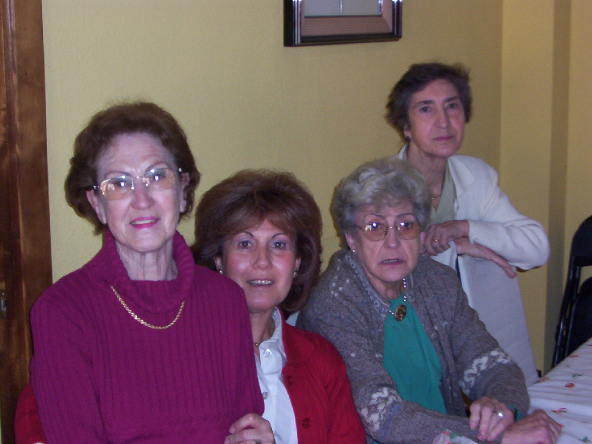
#> input picture images/meeting.JPG, 1184 x 888 px, found by its file name (shown at 1/2 size)
$ jupyter execute --allow-errors 'Face Key Points detection with CNN and GPU.ipynb'
#> lines starting #> are read from the running program, lines starting #| are printed output that depends on the picture
# DETECTION OF KEY POINTS ON THE FACE

### Introcution
This notewook show the process to creatre a Convolutional Neural Network, wich detect the key point to a face image. To create the CNN I am using Pytorch.

### Image database
This set of image data has been extracted from the [YouTube Faces Dataset](https://www.cs.tau.ac.il/~wolf/ytfaces/), which includes videos of people in YouTube videos. These videos have been fed through some processing steps and turned into sets of image frames containing one face and the associated keypoints. In this case the whole database is in a zip folder and we extract the files without unzipping the zip file.

## Start the process

Import the libraries

[cell 1]
import pandas as pd
import numpy as np
from zipfile import ZipFile
import cv2
import matplotlib.image as mpimg
import matplotlib.pyplot as plt

import torch
from torch.utils.data import DataLoader
from tqdm.auto import tqdm
import torch.nn as nn
import torch.nn.functional as F

Import CSV files with images key points and name

#> (a cell that did not finish here is left out)

Examples to images and her key points

#> (a cell that did not finish here is left out)

This CNN will detect the face key poits to only 1 person, for this reason we will train the model before detect the face with Haar Cascade classifiers.

## Detect the faces in an image

Next, you'll use one of OpenCV's pre-trained Haar Cascade classifiers, all of which can be found in the `detector_architectures/` directory, to find any faces in your selected image.

In the code below, we loop over each face in the original image and draw a red square on each face (in a copy of the original image, so as not to modify the original). You can even [add eye detections](https://docs.opencv.org/3.4.1/d7/d8b/tutorial_py_face_detection.html) as an *optional* exercise in using Haar detectors.

An example of face detection on a variety of images is shown below.

The functions that was used to tranform the face images to arrays [1,224,224]

[cell 4]
face_cascade = cv2.CascadeClassifier('detector_architectures/haarcascade_frontalface_default.xml')

##Haar Cascade function
# [93 lines left out: functions cascade_modify1, resize, normalize, RandomCrop, not called in this run]

### Create the treining and test Dataset with the images and her key points

[cell 5]
#Test DS
images_training = []
points = []
cont_im = 0
#> (the rest of this cell did not finish here and is left out)

[cell 6]
#Test DS
images_test = []
points = []
cont_im = 0
#> (the rest of this cell did not finish here and is left out)

Now we need to transform the datasets into a format compatible with the pytorch neural network, and separate the training dataset into batches.

[cell 7]
def DFtoDS(df, batch_size):
    DS = DS_training = DataLoader(df,batch_size=batch_size,shuffle=True)
    return DS

 ## Create the Convolutional Nural Network architecture

[cell 8]
#import torch.nn.init as I

class CNN(nn.Module):

    def __init__(self):
        super(CNN, self).__init__()

        #Convolutional layers
        self.conv1 = nn.Conv2d(1, 20, 5)
        self.conv2 = nn.Conv2d(20, 80, 5)
        self.conv3 = nn.Conv2d(80, 190, 3)
        self.conv4 = nn.Conv2d(190, 400, 3)

        #####  maxpooling layers #####
        self.maxp1 = nn.MaxPool2d(2, 2)
        self.maxp3 = nn.MaxPool2d(3, 3)
        self.maxp5 = nn.MaxPool2d(5, 5)

        ##### Linear Layer #####
        self.linear1 = nn.Linear(25600, 5000)
        self.linear2 = nn.Linear(5000, 136)

        ##### Drop out layer #####
        self.drop1 = nn.Dropout(p=0.3)

        ##### BatchNorm layer #####
        self.Batch1 = nn.BatchNorm2d(20)
        self.Batch2 = nn.BatchNorm2d(80)
        self.Batch3 = nn.BatchNorm2d(190)
        self.Batch4 = nn.BatchNorm2d(400)


    # [29 lines left out: function forward, not called in this run]
'''
arr_t = torch.randn(1,1,224,224)
net = Net()
res_t = net(arr_t)
print(res_t.shape)
'''

#### Device and hyperparameters

[cell 9]
device = 'cuda'
#device = 'cpu'
batch_size = 13

display_step = 20 #Number of batchs to calculate the mean loss value with train and test images

#### Call the convolutional Neural Network, loss function, optimizer and weights

#> (a cell that did not finish here is left out)

#> (a cell that did not finish here is left out)

#### Create the Datasets

#> (a cell that did not finish here is left out)

[cell 13]
print( torch.cuda.memory_allocated() )
#> (this line was passed over: torch is not available in this run)
print( torch.cuda.memory_reserved() )
#> (this line was passed over: torch is not available in this run)

## Training the CNN

[cell 14]
tr_lf = [] #Array with Training loss function evolution
te_lf = [] #Array Test loss function evolution

lf = 0 # Training loss function men value

count_batch = 0
best_model = 99

n_epochs = 30

#> (the rest of this cell did not finish here and is left out)

### Show images predicctions
The model has a loss value of 0.0012, it is a very good, but how is the result in the images?

#> (a cell that did not finish here is left out)

#> (a cell that did not finish here is left out)

### How does the first convolutional layer work?
It is impossible to know with 100% certainty what a CNN learns with multiple layers, but by applying the first one to the image we can play around trying to understand it.

#> (a cell that did not finish here is left out)

#> (a cell that did not finish here is left out)

The filter shown in the graph is to detect dark areas and lighter areas, with extrem values. Normaly the people in this images is iluminated and this filter detect the face areas like a dark areas but the face shadows are white and usually the shadows are consecuence to face features.

## Use the model with other images

I am going to apply this model to a familiar image

[cell 19]
image = cv2.imread('images/meeting.jpg')
#> image is the input picture: shape (888, 1184, 3); mean B, G, R 95.3, 87.9, 113
image = cv2.cvtColor(image, cv2.COLOR_BGR2RGB)

# plot the image
fig = plt.figure(figsize=(9,9))
plt.imshow(image)
image_copy1 = image.copy()

image_copy = image.copy()
image_copy = cv2.cvtColor(image_copy, cv2.COLOR_BGR2GRAY)
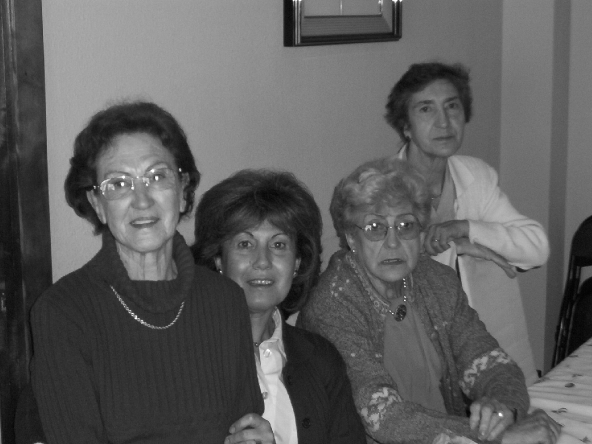
#> image_copy: shape (888, 1184) (shown at 1/2 size); min 0, max 255, mean 92.9

The first function is apply cascade face detecction

[cell 20]
def CascadeFD(image_gray):
    face_cascade = cv2.CascadeClassifier('detector_architectures/haarcascade_frontalface_default.xml')
    if np.max(image_gray) < 1.1: #if the image is normalized
        image_gray = np.array(image_gray*255, dtype='uint8') #We cannot use normalized images for this algorithm.
    # load in a haar cascade classifier for detecting frontal faces
    faces = face_cascade.detectMultiScale(image_gray, 1.6, 3)

    return faces


#Test the function
image_copy1 = image.copy() # Create a copy image to add the rectangule
for (x,y,w,h) in CascadeFD(image_copy):

    # draw a rectangle around each detected face
    # you may also need to change the width of the rectangle drawn depending on image resolution
#> in CascadeFD, `faces = face_cascade.detectMultiScale(image_gray, 1.6, 3)`: faces = [[804, 155, 157, 157], [711, 400, 157, 157], [448, 441, 157, 157], [156, 267, 252, 252]]
    cv2.rectangle(image_copy1,(x,y),(x+w,y+h),(255,0,0),3)
#> this loop made 4 passes
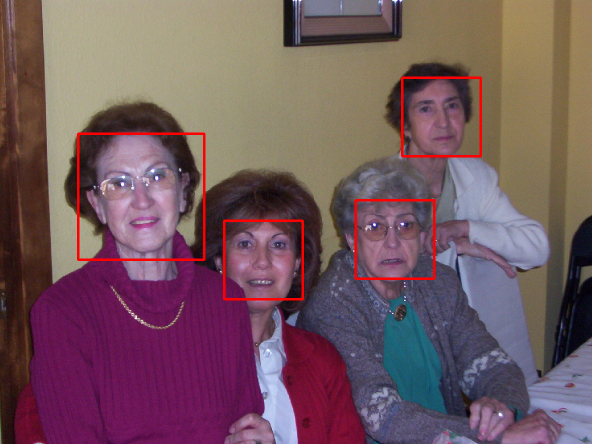
#> image_copy1: shape (888, 1184, 3) (shown at 1/2 size); mean R, G, B 115.2, 86.9, 94.2

fig = plt.figure(figsize=(9,9))

plt.imshow(image_copy1)

This function prepares the images for insertion into the model.

[cell 21]
def normalize_fi(image_gray, faces):

    #Normalize values
    if np.max(image_gray) > 1:
        image_gray = image_gray/255.0
    #reshape the faces images
    faces_im = []
    or_size = [] #save the original position and size to return the key points to the position
    for (x,y,w,h) in faces: # select the face area
        # define an image contour and cut the face, if the contour is negatve the line is 0
        cont_x = int(w*0.25)
        if x-cont_x < 0: cont_x = x
        cont_y = int(h*0.25)
        if y-cont_y < 0: cont_y = y

        or_size.append([x-cont_x, y-cont_y, w+2*cont_x, h+2*cont_y]) #original potion to the face

        ###Before cutting an area of the face it is necessary to erase the other faces in
        #the image, with this the model has a better result.

        image_gray_copy = np.copy(image_gray)

        for (ox, oy, ow, oh) in faces:
            if [ox, oy, ow, oh] != [x,y,w,h]:                           #other faces position
                image_gray_copy[oy:oy+int(oh), ox:ox+int(ow)] = 0       #change the pixels in the other areas of the faces

        image_with_detections = image_gray_copy[y-cont_y:y+h+cont_y, x-cont_x:x+w+cont_x]   #cut the face
        image_with_detections = cv2.resize( image_with_detections,(224, 224) )              #resize the face


        faces_im.append( np.array([image_with_detections])  ) #save de face image

    return faces_im, or_size

After define the function, we start the process

[cell 22]
#obtain the faces position
faces_position = CascadeFD(image_copy)
#> faces_position has the same summary as faces in CascadeFD
#Normalize and resize the face images
faces_im, or_size = normalize_fi(image_copy, faces_position)
#> the loop in normalize_fi, `for (x,y,w,h) in faces:` made 4 passes
#> (x, y, w, h) on passes 1 to 4: (804, 155, 157, 157), (711, 400, 157, 157), (448, 441, 157, 157), (156, 267, 252, 252)
#> pass 1, in normalize_fi, `image_with_detections = image_gray_copy[y-cont_y:y+h+cont_y, x-cont_x:..`:
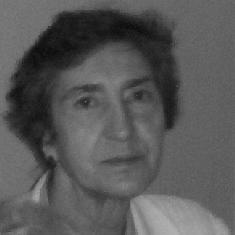
#> image_with_detections: shape (235, 235) float64; min 0.0392, max 0.698, mean 0.345
#> pass 2, in normalize_fi, `image_with_detections = image_gray_copy[y-cont_y:y+h+cont_y, x-cont_x:..`:
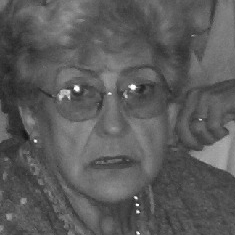
#> image_with_detections: shape (235, 235) float64; min 0.051, max 0.996, mean 0.356
#> after the loop in normalize_fi, `for (x,y,w,h) in faces:`:
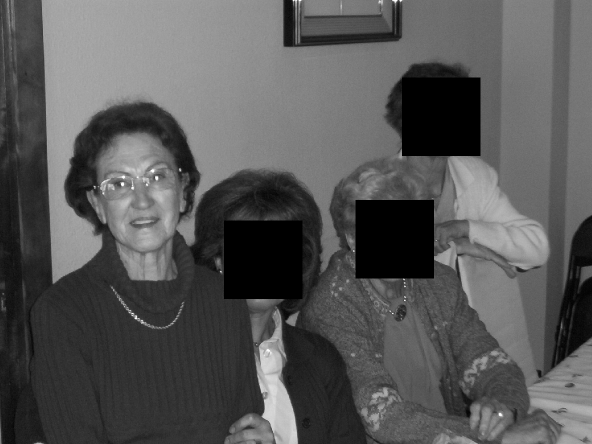
#> image_gray_copy: shape (888, 1184) float64 (shown at 1/2 size); min 0, max 1, mean 0.34
#> after the loop in normalize_fi, `for (x,y,w,h) in faces:`: faces_im = 4 items; or_size = [[765, 116, 235, 235], [672, 361, 235, 235], [409, 402, 235, 235], [93, 204, 378, 378]]
#> faces_im = 4 items

#introduce in the model
#> (the rest of this cell did not finish here and is left out)
